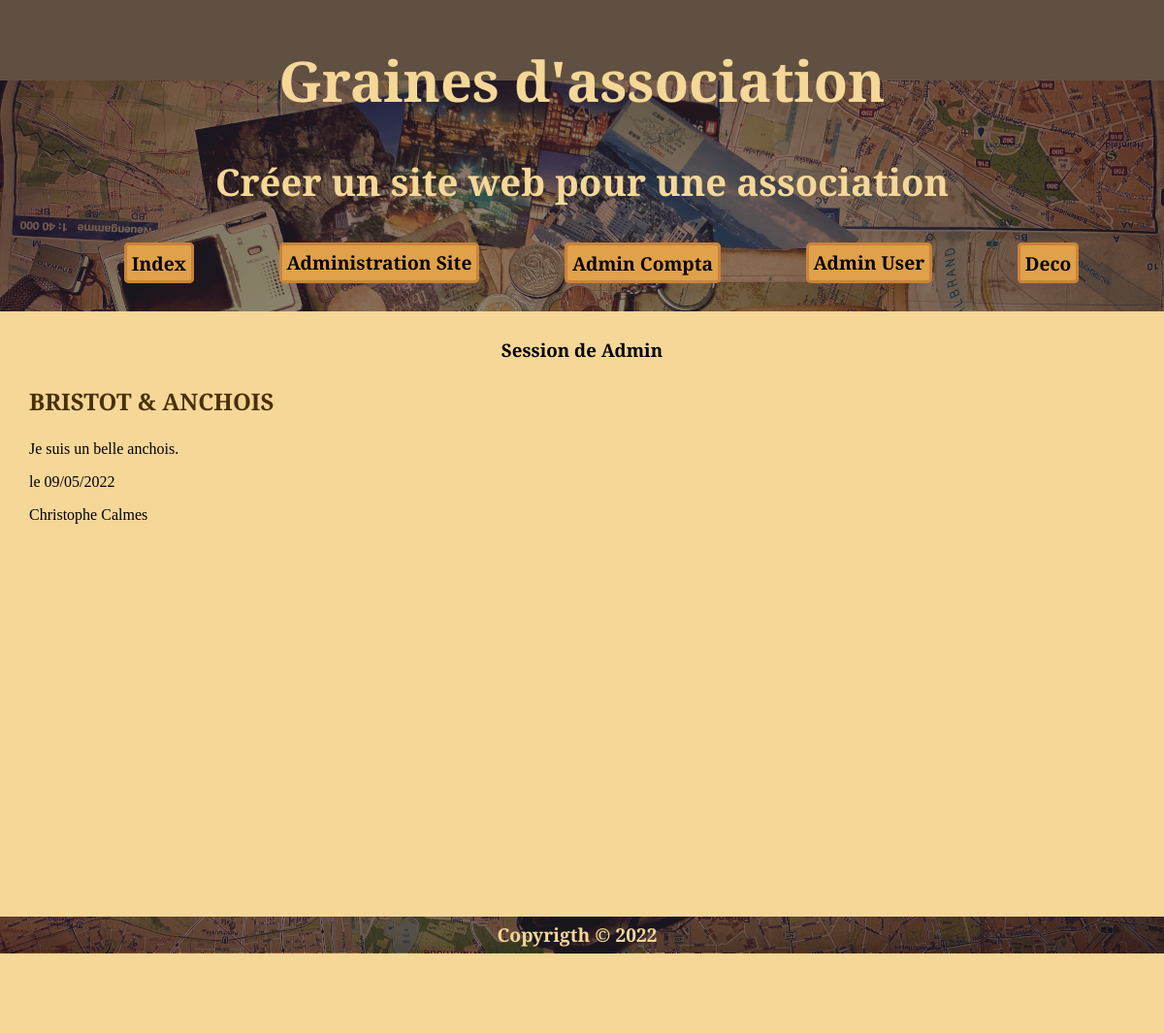
The page /index.php?idNav=35&idArticle=11 (signed in) on the database its author committed.
### tables this page shows
CREATE TABLE `dataSite` (
  `idDataSite` int NOT NULL,
  `titre` varchar(50) NOT NULL,
  `sousTitre` varchar(100) NOT NULL,
  `description` varchar(150) NOT NULL,
  `anneeCour` varchar(12) NOT NULL,
  `cotisation` float NOT NULL,
  `clotureCompta` tinyint(1) NOT NULL DEFAULT '0',
  `emailContact` varchar(60) DEFAULT NULL,
  `url` varchar(255) DEFAULT NULL,
  `adresse` varchar(255) DEFAULT NULL
);

CREATE TABLE `navigation` (
  `idNav` int NOT NULL,
  `nomNav` varchar(30) NOT NULL,
  `cheminNav` varchar(80) NOT NULL,
  `menuVisible` tinyint(1) NOT NULL,
  `zoneMenu` int NOT NULL,
  `ordre` tinyint NOT NULL,
  `niveau` tinyint NOT NULL,
  `valide` tinyint NOT NULL DEFAULT '1',
  `deroulant` tinyint NOT NULL DEFAULT '0',
  `targetRoute` varchar(16) NOT NULL DEFAULT '0'
);

CREATE TABLE `articles` (
  `idArticle` int NOT NULL,
  `titre` varchar(100) NOT NULL,
  `texte` text NOT NULL,
  `valide` tinyint(1) NOT NULL,
  `date` datetime NOT NULL DEFAULT CURRENT_TIMESTAMP,
  `auteur` int NOT NULL
);

CREATE TABLE `users` (
  `idUser` int NOT NULL,
  `login` varchar(30) DEFAULT NULL,
  `mdp` varchar(80) DEFAULT NULL,
  `email` varchar(60) DEFAULT NULL,
  `nom` varchar(60) NOT NULL,
  `prenom` varchar(60) NOT NULL,
  `adresse` varchar(255) DEFAULT NULL,
  `ville` varchar(255) DEFAULT NULL,
  `codePostal` varchar(10) DEFAULT NULL,
  `bornYear` varchar(4) DEFAULT NULL,
  `role` tinyint(1) NOT NULL DEFAULT '0',
  `valide` tinyint(1) DEFAULT '0',
  `token` varchar(24) DEFAULT NULL,
  `cotisation` tinyint(1) DEFAULT '0',
  `dateInscription` datetime NOT NULL DEFAULT CURRENT_TIMESTAMP,
  `dateCotisation` date DEFAULT NULL,
  `dateConnexion` datetime NOT NULL DEFAULT CURRENT_TIMESTAMP,
  `telephone` varchar(30) DEFAULT NULL,
  `numeroAdherant` varchar(12) DEFAULT NULL
);

### index.php (called while the page is built, shortened)
<?php
include 'path.php';
include   $cheminCorps.'kether.php';
include   $cheminCorps.'head.php';
include   $cheminCorps.'navHigh.php';
include   $cheminCorps.'main.php';
include   $cheminCorps.'foot.php';
?>

### objets/RCUD.php (called while the page is built, shortened)
<?php
class RCUD extends ParamDB {
  private $sql;
  private $param;
  public function __construct($sql, $param) {
    $this->sql = $sql;
    $this->param = $param;
  }
  public function READ() {
    try {
      $conn = new PDO("mysql:host=$this->serverName;dbname=$this->dbName", $this->userName, $this->password);
      $conn->setAttribute(PDO::ATTR_ERRMODE, PDO::ERRMODE_EXCEPTION);
    } catch(PDOException $e) {
     echo "Error: " . $e->getMessage();
    }
    $data = $conn->prepare($this->sql);
    foreach ($this->param as $key) {
      $data->bindParam($key['prep'],$key['variable']);
    }
    $data->execute();
    $data->setFetchMode(PDO::FETCH_ASSOC);
    $dataTraiter = $data->fetchAll();
    return $dataTraiter;
  }
}

### pages/corps/kether.php (called while the page is built, shortened)
<?php
$sql = "SELECT `titre`, `sousTitre`, `description` FROM `dataSite`";
$param = [];
$read = new RCUD($sql, $param);
$dataHead = $read->READ();
$title =  $dataHead[0]['titre'];
$title2 = $dataHead[0]['sousTitre'];
require 'functions/functionDateTime.php';

### sources/navigation/objets/getNav.php (called while the page is built, shortened)
<?php
class GetNav {
  public function getMenuNav($niveau,  $zone) {
    $sql = "SELECT `idNav`, `nomNav`, `deroulant`, `zoneMenu`, `niveau`, `targetRoute`
    FROM `navigation`
    WHERE `niveau` = :niveau AND `zoneMenu` = :zoneMenu AND `menuVisible`= 1 AND `valide` = 1
    ORDER BY `ordre`";
    $param = [['prep'=>':niveau', 'variable'=>$niveau], ['prep'=>':zoneMenu', 'variable'=>$zone]];
    $data = new RCUD($sql, $param);
    return $data->READ();
  }
}

### sources/secretariat/objets/getArticle.php (called while the page is built, shortened)
<?php
class GetArticle {
  public function getOneArticle($id) {
    $param = [['prep'=>':idArticle', 'variable'=>$id]];
    $select = "SELECT `idArticle`, `titre`, `texte`, `date`, `nom`, `prenom`, `articles`.`valide`
    FROM `articles`
    INNER JOIN `users` ON `idUser` = `auteur`
    WHERE `idArticle` = :idArticle";
    $select = new RCUD($select, $param);
    return $select->READ();
  }
}

### functions/functionDateTime.php (called while the page is built, shortened)
<?php
function brassageDate($data) {
$date = $data;
$year = substr($date,0,4);
$month = substr($date,5,2);
$day = substr($date,8,2);
$date = $day.'/'.$month.'/'.$year;
return $date;
}

### sources/navigation/objets/printNav.php (the view, shortened to what this page needs)
<?php
class PrintNav extends GetNav {
  public function printNavigationBandeau($variable) {
    echo '<nav>
    <ul class="navigationBandeau">';
    echo '<li><a href="index.php?idNav=0" class="lienNav">Index</a></li>';
    foreach ($variable as $key => $value) {
      if($value['deroulant'] > 0) {
        echo '<div class="dropdown">';
        echo '<button class="buttonForm">'.utf8_encode($value['nomNav']).'</button>';
        echo '</div>';
        } else {
        echo '<li><a href="index.php?idNav='.$value['targetRoute'].'" class="lienNav">'.utf8_encode($value['nomNav']).'</a></li>';
      }
    }
    echo '</ul>
    </nav>';
  }
}

### pages/corps/navHigh.php (shortened to what this page needs)
<header class="parallax-effect">
<div class="calque">
  <h1><?=$title?></h1>
  <h2><?=$title2?></h2>
  <?php include 'sources/navigation/affichages/bandeauHaut.php'; ?>
  </div>
</header>

### sources/secretariat/objets/printArticle.php (shortened to what this page needs)
<?php
class PrintArticle extends GetArticle {
  public function affichageLastArticle($data){
    if($data != []){
    echo '<section class="articleIndex"><article>';
      echo '<h3 class="titrePage">'.$data[0]['titre'].'</h3>';
      echo '<p>'.$data[0]['texte'].'</p>';
      echo '<p>le '.brassageDate($data[0]['date']).'</p>';
      echo '<p>'.$data[0]['prenom'].' '.$data[0]['nom'].'</p>';
    echo'</article></section>';
  } else {
        echo '<section class="articleIndex"><article>
        <p>Pas encore d\'article posté.</p>
        </article></section>';
  }
  }
}

### css/master.css (style rules this page uses)
body { font-family: 'Roboto Serif', serif; height: auto; width: auto; margin: 0; background: #F5D798ff; }
h1, h2 { font-size: 3em; color:#F5D798ff; text-align: center; font-family: 'Cinzel', serif; }
h1 { font-size: 3em; }
h2 { font-size: 2em; }
h3, h4, h5, h6 { font-family: 'Playfair Display', serif; }
.titrePage { font-size: 1.5em; color: #493005ff; text-transform: uppercase; }
header { background-color: hsla(38, 87%, 15%, 0.5); }
.articleIndex { text-align: justify; margin-left: auto; }
ul { list-style: none; }
.parallax-effect { background-image: url("../images/rollMap.webp"); min-height: 15vh; background-attachment: fixed; background-position: center; background-repeat: no-repeat; background-size: 100%; text-align: center; }
.calque { min-height: 200%; font-weight: 600; font-size: 1.2em; background-color: hsla(264, 15%, 19%, 0.55); width: auto; color: #F5D798ff; padding: 0.25em; }
.navigationBandeau { list-style: none; display: flex; flex-direction: row; justify-content: space-evenly; align-items: center; }
.navigationBandeau li { padding-left: 0.5em; padding-right: 0.5em; margin-left: 1em; margin-right: 1em; text-align: center; }
.lienNav { text-decoration: none; background-color: #DFA14Aff; border: 3px solid #CA8339ff; font-family: 'Cinzel', serif; color: #070000ff; border-radius: 5px; padding: auto; cursor: auto; font-weight: 600; padding: 0.25em; margin: 0.25em; transition: border 0.7s; }
.dropdown { display: inline-block; }
.buttonForm { background-color: #DFA14Aff; border: 3px solid #CA8339ff; font-family: 'Cinzel', serif; font-size: 1em; color: #070000ff; border-radius: 5px; padding: 0.25em; margin: 0.25em; cursor: auto; font-weight: 600; margin: 0.25em; transition: border 0.7s; }

### rows shown on the page
datasite: titre "Graines d'association", sousTitre "Créer un site web pour une association"
navigation: nomNav "Administration Site"
navigation: nomNav "Admin Compta"
navigation: nomNav "Admin User"
navigation: nomNav "Deco"
articles: titre "BRISTOT & ANCHOIS", texte "Je suis un belle anchois.", date "09/05/2022", auteur.prenom "Christophe", auteur.nom "Calmes"

### other values the page prints
$_SESSION['login'] "Admin"
